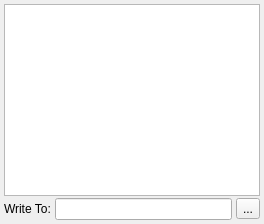
     <widget class="QWidget" name="tabResults">
      <attribute name="title">
       <string>Results</string>
      </attribute>
      <layout class="QGridLayout" name="gridLayout_2">
       <property name="horizontalSpacing">
        <number>4</number>
       </property>
       <property name="verticalSpacing">
        <number>2</number>
       </property>
       <property name="margin">
        <number>4</number>
       </property>
       <item row="1" column="0">
        <widget class="QLabel" name="label_33">
         <property name="text">
          <string>Write To:</string>
         </property>
        </widget>
       </item>
       <item row="1" column="1">
        <widget class="QLineEdit" name="editAutosave"/>
       </item>
       <item row="1" column="2">
        <widget class="QToolButton" name="btnBrowseAutosave">
         <property name="toolTip">
          <string>Browse for file.</string>
         </property>
         <property name="text">
          <string>...</string>
         </property>
        </widget>
       </item>
       <item row="0" column="0" colspan="3">
        <widget class="QPlainTextEdit" name="textResult">
         <property name="sizePolicy">
          <sizepolicy hsizetype="Preferred" vsizetype="Preferred">
           <horstretch>0</horstretch>
           <verstretch>0</verstretch>
          </sizepolicy>
         </property>
         <property name="font">
          <font>
           <family>DejaVu Sans Mono</family>
          </font>
         </property>
         <property name="undoRedoEnabled">
          <bool>false</bool>
         </property>
         <property name="lineWrapMode">
          <enum>QPlainTextEdit::NoWrap</enum>
         </property>
         <property name="readOnly">
          <bool>true</bool>
         </property>
         <property name="plainText">
          <string notr="true"/>
         </property>
        </widget>
       </item>
      </layout>
     </widget>
